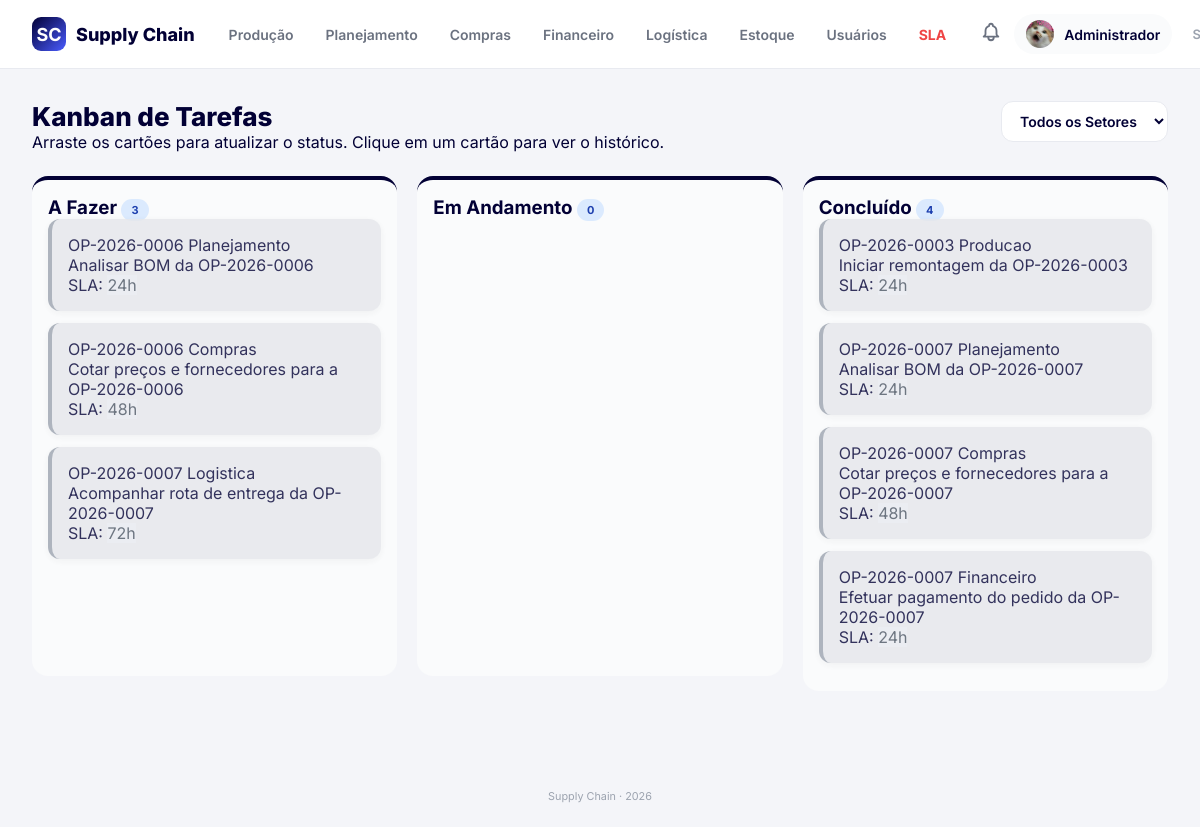
Screenshot of /supply-chain/kanban/index.php (signed in) with the database file from the repository.
### tables this page shows
CREATE TABLE `kanban_tarefas` (
  `id` int(11) NOT NULL,
  `ordem_id` int(11) NOT NULL,
  `setor_id` int(11) NOT NULL,
  `titulo` varchar(150) NOT NULL,
  `coluna` enum('a_fazer','em_andamento','concluido') DEFAULT 'a_fazer',
  `sla_horas` int(11) DEFAULT NULL,
  `iniciado_em` datetime DEFAULT NULL,
  `concluido_em` datetime DEFAULT NULL,
  `criado_em` datetime DEFAULT current_timestamp()
);

CREATE TABLE `ordens` (
  `id` int(11) NOT NULL,
  `codigo` varchar(30) NOT NULL,
  `descricao` varchar(200) DEFAULT NULL,
  `status` enum('aberta','desmontagem','planejamento','compras','financeiro','logistica','estoque','remontagem','concluida','cancelada') DEFAULT 'aberta',
  `criado_por` int(11) DEFAULT NULL,
  `criado_em` datetime DEFAULT current_timestamp()
);

CREATE TABLE `setores` (
  `id` int(11) NOT NULL,
  `nome` varchar(50) NOT NULL,
  `descricao` varchar(200) DEFAULT NULL
);

### supply-chain/includes/auth_guard.php (called while the page is built, shortened)
<?php
function usuario_logado(): array
{
    return [
        'id'     => $_SESSION['usuario_id'] ?? 0,
        'nome'   => $_SESSION['usuario_nome'] ?? '',
        'email'  => $_SESSION['usuario_email'] ?? '',
        'setor'  => $_SESSION['usuario_setor'] ?? '',
        'admin'  => (bool) ($_SESSION['usuario_admin'] ?? false),
        'foto'   => $_SESSION['usuario_foto'] ?? null,
    ];
}

### supply-chain/includes/funcoes.php (called while the page is built, shortened)
<?php
function e(?string $texto): string
{
    return htmlspecialchars($texto ?? '', ENT_QUOTES | ENT_SUBSTITUTE, 'UTF-8');
}

### supply-chain/config/db.php (called while the page is built, shortened)
<?php
function db(): PDO
{
    static $pdo = null;
    if ($pdo === null) {
        $dsn = 'mysql:host=' . DB_HOST . ';dbname=' . DB_NAME . ';charset=' . DB_CHARSET;
        $opcoes = [
            PDO::ATTR_ERRMODE            => PDO::ERRMODE_EXCEPTION,
            PDO::ATTR_DEFAULT_FETCH_MODE => PDO::FETCH_ASSOC,
            PDO::ATTR_EMULATE_PREPARES   => false,
        ];
        try {
            $pdo = new PDO($dsn, DB_USER, DB_PASS, $opcoes);
        } catch (PDOException $e) {
            error_log('Erro DB: ' . $e->getMessage());
            http_response_code(500);
            exit('Erro ao conectar ao banco de dados.');
        }
    }
    return $pdo;
}

### supply-chain/kanban/index.php (the view, shortened to what this page needs)
<?php
require_once __DIR__ . '/../config/db.php';
require_once __DIR__ . '/../includes/funcoes.php';
require_once __DIR__ . '/../includes/auth_guard.php';
$sql = "
    SELECT t.*, o.codigo as ordem_codigo, s.nome as setor_nome,
    (SELECT COUNT(*) FROM historico_ordens h WHERE h.ordem_id = o.id) as tem_historico
    FROM kanban_tarefas t
    JOIN ordens o ON o.id = t.ordem_id
    JOIN setores s ON s.id = t.setor_id
";
$params = [];
$sql .= " ORDER BY t.criado_em ASC";
$stmt = db()->prepare($sql);
$stmt->execute($params);
$tarefas = $stmt->fetchAll();
$colunas = ['a_fazer' => [], 'em_andamento' => [], 'concluido' => []];
foreach ($tarefas as $t) {
    $colunas[$t['coluna']][] = $t;
}
require __DIR__ . '/../includes/header.php';
?>
<div class="page-header">
    <div>
        <h2>Kanban de Tarefas</h2>
        <p>Arraste os cartões para atualizar o status. Clique em um cartão para ver o histórico.</p>
    </div>
    <?php if ($usuario['admin']): ?>
    <form method="get" style="margin: 0;">
        <select name="setor" onchange="this.form.submit()" style="padding: 10px 14px; border: 1.5px solid var(--gray-200); border-radius: var(--radius); font-size: 14px; background: var(--white); color: var(--primary); font-weight: 600;">
            <option value="">Todos os Setores</option>
        </select>
    </form>
    <?php endif; ?>
</div>
<div class="kanban-board">
    <?php foreach (['a_fazer' => 'A Fazer', 'em_andamento' => 'Em Andamento', 'concluido' => 'Concluído'] as $key => $titulo): ?>
        <div class="kanban-col" id="col-<?= $key ?>" data-coluna="<?= $key ?>">
            <h3>
                <?= $titulo ?>
                <span class="badge badge-info" id="count-<?= $key ?>"><?= count($colunas[$key]) ?></span>
            </h3>
            <?php foreach ($colunas[$key] as $t):
                $isAtrasado = false;
                $tempoRestante = '';
                $isLida = ($t['tem_historico'] > 0) ? 'lida' : '';
            ?>
                <div class="kanban-card <?= $isAtrasado ? 'sla-warning' : '' ?> <?= $isLida ?>"
                     draggable="true"
                     data-id="<?= $t['id'] ?>"
                     onclick="abrirDetalhes(<?= $t['id'] ?>)">
                    <div class="kanban-card-header">
                        <span><?= e($t['ordem_codigo']) ?></span>
                        <span><?= ucfirst(e($t['setor_nome'])) ?></span>
                    </div>
                    <div class="kanban-card-title"><?= e($t['titulo']) ?></div>
                    <div class="kanban-card-meta">
                        <?php if ($key === 'em_andamento'): ?>
                            SLA: <span class="sla-badge <?= $isAtrasado ? 'sla-overdue' : 'sla-ok' ?>"><?= $tempoRestante ?></span>
                        <?php elseif ($t['sla_horas']): ?>
                            SLA: <span class="sla-badge" style="background:var(--gray-200); color:var(--gray-600);"><?= $t['sla_horas'] ?>h</span>
                        <?php endif; ?>
                    </div>
                </div>
            <?php endforeach; ?>
        </div>
    <?php endforeach; ?>
</div>
<?php require __DIR__ . '/../includes/footer.php'; ?>

### supply-chain/includes/header.php (shortened to what this page needs)
<?php
$usuario = function_exists('usuario_logado') ? usuario_logado() : null;
?>
<!DOCTYPE html>
<html lang="pt-BR">
<head>
    <link rel="stylesheet" href="<?= BASE_URL ?>/assets/css/style.css?v=2026">
</head>
<body>
<header class="app-header">
    <div class="app-header-inner">
        <a href="<?= BASE_URL ?>/index.php" class="app-logo">
            <div class="app-logo-icon" style="width:34px; height:34px; background:linear-gradient(135deg, #020035, #4a5cff); border-radius:9px; display:flex; align-items:center; justify-content:center; color:#fff; font-weight:bold;">SC</div>
            <span class="app-logo-text">Supply Chain</span>
        </a>
        <nav class="app-nav" id="app-nav">
            <?php if ($usuario): ?>
                <?php if (!$usuario['admin']): ?>
                    <a href="<?= BASE_URL ?>/setores/<?= e($usuario['setor']) ?>/index.php" class="app-nav-link">Meu Setor (<?= ucfirst(e($usuario['setor'])) ?>)</a>
                    <a href="<?= BASE_URL ?>/kanban/index.php" class="app-nav-link">Kanban do Setor</a>
                <?php else: ?>
                    <a href="<?= BASE_URL ?>/setores/producao/index.php" class="app-nav-link">Produção</a>
                    <a href="<?= BASE_URL ?>/setores/planejamento/index.php" class="app-nav-link">Planejamento</a>
                    <a href="<?= BASE_URL ?>/setores/compras/index.php" class="app-nav-link">Compras</a>
                    <a href="<?= BASE_URL ?>/setores/financeiro/index.php" class="app-nav-link">Financeiro</a>
                    <a href="<?= BASE_URL ?>/setores/logistica/index.php" class="app-nav-link">Logística</a>
                    <a href="<?= BASE_URL ?>/setores/estoque/index.php" class="app-nav-link">Estoque</a>
                    <a href="<?= BASE_URL ?>/admin/usuarios.php" class="app-nav-link">Usuários</a>
                    <a href="<?= BASE_URL ?>/admin/sla.php" class="app-nav-link" style="color: var(--danger); font-weight: 700;">SLA</a>
                <?php endif; ?>
            <?php endif; ?>
        </nav>
        <?php if ($usuario): ?>
            <div class="app-header-right">
                <div style="position: relative;" id="notif-wrapper">
                    <button id="btn-notif" class="app-icon-btn" style="background:none; border:none; cursor:pointer;">
                    </button>
                </div>
                <a href="<?= BASE_URL ?>/perfil/index.php" class="app-user">
                    <?php if ($usuario['foto']): ?>
                        <img src="<?= UPLOAD_URL . '/' . e($usuario['foto']) ?>" class="avatar-mini" alt="">
                    <?php else: ?>
                        <div class="avatar-mini" style="background:var(--accent); color:#fff; display:flex; align-items:center; justify-content:center; font-size:12px; font-weight:bold;"><?= strtoupper(substr($usuario['nome'], 0, 1)) ?></div>
                    <?php endif; ?>
                    <span class="app-user-name"><?= e(explode(' ', $usuario['nome'])[0]) ?></span>
                </a>
                <a href="<?= BASE_URL ?>/auth/logout.php" class="app-logout desktop-only">Sair</a>
            </div>
        <?php endif; ?>
    </div>
</header>
<main class="conteudo">

### supply-chain/includes/footer.php (shortened to what this page needs)
</main>
<footer class="rodape">
    <small>Supply Chain &middot; <?= date('Y') ?></small>
</footer>
</body>
</html>

### supply-chain/assets/css/style.css (style rules this page uses)
:root { --primary: #020035; --primary-600: #0a0a5c; --accent: #4a5cff; --white: #ffffff; --gray-50: #fafbfc; --gray-100: #f4f5f9; --gray-200: #e8eaf0; --gray-300: #d1d5db; --gray-400: #9ca3af; --gray-500: #6b7280; --gray-600: #4b5563; --success: #10b981; --warning: #f59e0b; --danger: #ef4444; --info: #3b82f6; --radius: 12px; --radius-lg: 16px; --shadow: 0 2px 8px rgba(2, 0, 53, 0.06); --shadow-md: 0 4px 16px rgba(2, 0, 53, 0.08); --transition: all 0.22s cubic-bezier(0.4, 0, 0.2, 1); }
* { margin: 0; padding: 0; box-sizing: border-box; font-family: 'Inter', sans-serif; }
body { background: var(--gray-100); color: var(--primary); min-height: 100vh; }
a { text-decoration: none; }
.app-header { background: var(--white); border-bottom: 1px solid var(--gray-200); position: sticky; top: 0; z-index: 100; }
.app-header-inner { max-width: 1400px; margin: 0 auto; padding: 14px 32px; display: flex; align-items: center; justify-content: space-between; gap: 20px; }
.app-logo { display: flex; align-items: center; gap: 10px; font-size: 18px; font-weight: 800; color: var(--primary); flex-shrink: 0; }
.app-nav { display: flex; gap: 4px; align-items: center; flex: 1; }
.app-nav-link { padding: 8px 14px; font-size: 14px; font-weight: 600; color: var(--gray-500); border-radius: 8px; transition: var(--transition); }
.app-header-right { display: flex; align-items: center; gap: 12px; flex-shrink: 0; }
.app-user { display: flex; align-items: center; gap: 10px; padding: 6px 12px; border-radius: 24px; background: var(--gray-50); font-size: 14px; font-weight: 600; color: var(--primary); }
.avatar-mini { width: 28px; height: 28px; border-radius: 50%; object-fit: cover; }
.app-logout { color: var(--gray-400); font-size: 13px; font-weight: 600; margin-left: 8px; }
.conteudo { max-width: 1400px; margin: 0 auto; padding: 32px; }
.page-header { display: flex; justify-content: space-between; align-items: flex-start; margin-bottom: 24px; flex-wrap: wrap; gap: 16px; }
.page-header h2 { font-size: 26px; font-weight: 800; }
.badge { padding: 4px 10px; border-radius: 20px; font-size: 11px; font-weight: 700; text-transform: uppercase; }
.badge-info { background: #dbeafe; color: #1e40af; }
.kanban-board { display: flex; gap: 20px; margin-top: 24px; align-items: flex-start; }
.kanban-col { flex: 1; background: var(--gray-50); border-radius: var(--radius-lg); padding: 16px; min-width: 280px; min-height: 500px; border-top: 4px solid var(--primary); }
.kanban-card { background: var(--white); padding: 16px; border-radius: var(--radius); margin-bottom: 12px; box-shadow: var(--shadow); border-left: 4px solid var(--accent); cursor: grab; }
.rodape { text-align: center; padding: 24px; color: var(--gray-400); font-size: 13px; margin-top: 40px; }
.kanban-card.lida { background: #e5e7eb; border-left-color: #9ca3af; opacity: 0.8; }

### rows the page displays
kanban_tarefas: ordem.codigo "OP-2026-0006", setor.nome "Planejamento", titulo "Analisar BOM da OP-2026-0006", sla_horas "24"
kanban_tarefas: ordem.codigo "OP-2026-0006", setor.nome "Compras", titulo "Cotar preços e fornecedores para a OP-2026-0006", sla_horas "48"
kanban_tarefas: ordem.codigo "OP-2026-0007", setor.nome "Logistica", titulo "Acompanhar rota de entrega da OP-2026-0007", sla_horas "72"
kanban_tarefas: ordem.codigo "OP-2026-0003", setor.nome "Producao", titulo "Iniciar remontagem da OP-2026-0003", sla_horas "24"
kanban_tarefas: ordem.codigo "OP-2026-0007", setor.nome "Planejamento", titulo "Analisar BOM da OP-2026-0007", sla_horas "24"
kanban_tarefas: ordem.codigo "OP-2026-0007", setor.nome "Compras", titulo "Cotar preços e fornecedores para a OP-2026-0007", sla_horas "48"
kanban_tarefas: ordem.codigo "OP-2026-0007", setor.nome "Financeiro", titulo "Efetuar pagamento do pedido da OP-2026-0007", sla_horas "24"

### other values shown
explode(' ', $usuario['nome'])[0] "Administrador"
$titulo "A Fazer"
count($colunas[$key]) "3"
$titulo "Em Andamento"
count($colunas[$key]) "0"
$titulo "Concluído"
count($colunas[$key]) "4"
